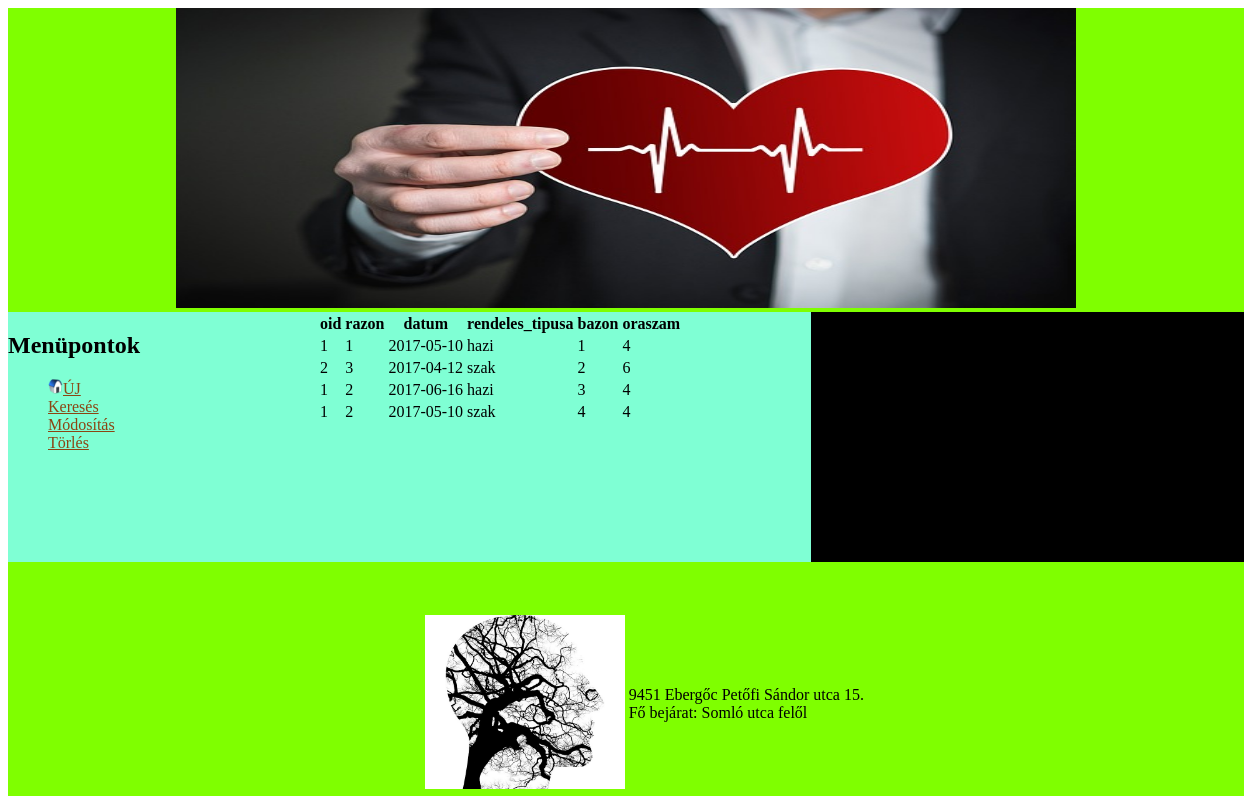
The page / on the database its author committed.
### tables this page shows
CREATE TABLE `beosztas` (
  `oid` int(11) NOT NULL,
  `razon` int(11) NOT NULL,
  `datum` date NOT NULL,
  `rendeles_tipusa` varchar(250) NOT NULL,
  `bazon` int(11) NOT NULL,
  `oraszam` int(20) NOT NULL
);

### index.php (the view, shortened to what this page needs)
<!DOCTYPE html>
<html>
    <head lang="hu-HU">
        <link href="stilus.css" rel="stylesheet" type="text/css"/>
    </head>
    <body>
        <header>
            <img id="kepa" src="banner.jpg" alt=""/>
        </header>
        <div id="keret">
            <div id="a">
                <h2>Menüpontok</h2>
                <ul>
                    <li><a href="uj.html"><img class="kepb" src="haz.png" alt=""/>ÚJ</a></li>
                    <li><a href="keres.html">Keresés</a></li>
                    <li><a href="modosit.html">Módosítás</a></li>
                    <li><a href="torlesfeldolgoz.php">Törlés</a></li>
                </ul>
            </div>
            <div id="b">
                <?php
                $kapcsolat= mysqli_connect(HOST, UNAME, PASS, AB) or die ("Nem jött létre a kapcsolat");
                $adat = "SELECT * FROM `beosztas`;";
                $lekerdezes= mysqli_query($kapcsolat, $adat) or die ("Nem sikerült a lekérdezés");
                echo "<table>";
                echo "<tr><th>oid</th><th>razon</th><th>datum</th><th>rendeles_tipusa</th><th>bazon</th><th>oraszam</th></tr>";
                while ($row = mysqli_fetch_array($lekerdezes))
                {
                    echo "<tr>";
                    echo "<td>";
                        echo $row['oid'];
                    echo "</td>";
                    echo "<td>";
                        echo $row['razon'];
                    echo "</td>";
                    echo "<td>";
                        echo $row['datum'];
                    echo "</td>";
                    echo "<td>";
                        echo $row['rendeles_tipusa'];
                    echo "</td>";
                    echo "<td>";
                        echo $row['bazon'];
                    echo "</td>";
                    echo "<td>";
                        echo $row['oraszam'];
                    echo "</td>";
                    echo "</tr>";
                }
                echo "</table>";
                ?>
            </div>
            <div id="c"> b</div>
        </div>
        <footer>
            <table id="tabla">
                <tr>
                    <td id="f1">
                        <img id="logo" src="logo.jpg" alt=""/>
                    </td>
                    <td id="f2"><p>9451 Ebergőc Petőfi Sándor utca 15.</br>
                            Fő bejárat: Somló utca felől</p></td>
                </tr>
            </table>
        </footer>
    </body>
</html>

### stilus.css (style rules this page uses)
header { background-color: #7FFF00; text-align: center; }
#kepa { width: 900px; height: 300px; }
.kepb { width: 15px; height: 15px; }
#keret { width: 100%; }
#a { float:left; width: 25%; background-color: #7FFFD4; height: 250px; }
ul { list-style-type: none; }
#b { float: left; width: 40%; background-color: #7FFFD4; height: 250px; }
#c { float: left; width: 35%; background-color: #000000; height: 250px; }
footer { background-color: #7FFF00; color: #000000; text-align: center; }
#f1 { text-align: right; }
#f2 { text-align: left; }
#tabla { width: 100%; padding-top: 50px; margin-left: 50px; margin-right: 50px; }
a:link { color: #8B4513; }
#logo { width: 200px; }

### rows shown on the page
beosztas: oid "1", razon "1", datum "2017-05-10", rendeles_tipusa "hazi", bazon "1", oraszam "4"
beosztas: oid "2", razon "3", datum "2017-04-12", rendeles_tipusa "szak", bazon "2", oraszam "6"
beosztas: oid "1", razon "2", datum "2017-06-16", rendeles_tipusa "hazi", bazon "3", oraszam "4"
beosztas: oid "1", razon "2", datum "2017-05-10", rendeles_tipusa "szak", bazon "4", oraszam "4"
